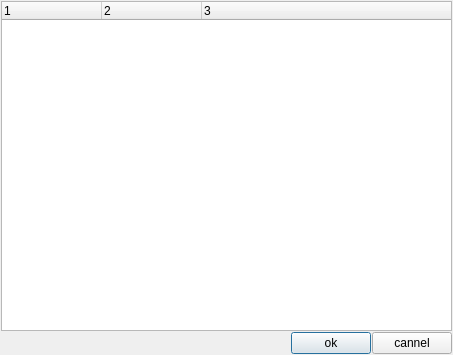
<?xml version="1.0" encoding="UTF-8"?>
<ui version="4.0">
 <class>FCPluginManagerDialog</class>
 <widget class="QDialog" name="FCPluginManagerDialog">
  <property name="geometry">
   <rect>
    <x>0</x>
    <y>0</y>
    <width>453</width>
    <height>355</height>
   </rect>
  </property>
  <property name="windowTitle">
   <string>Dialog</string>
  </property>
  <layout class="QVBoxLayout" name="verticalLayout">
   <property name="spacing">
    <number>1</number>
   </property>
   <property name="leftMargin">
    <number>1</number>
   </property>
   <property name="topMargin">
    <number>1</number>
   </property>
   <property name="rightMargin">
    <number>1</number>
   </property>
   <property name="bottomMargin">
    <number>1</number>
   </property>
   <item>
    <widget class="QTreeWidget" name="treeWidget">
     <property name="columnCount">
      <number>3</number>
     </property>
     <column>
      <property name="text">
       <string notr="true">1</string>
      </property>
     </column>
     <column>
      <property name="text">
       <string notr="true">2</string>
      </property>
     </column>
     <column>
      <property name="text">
       <string notr="true">3</string>
      </property>
     </column>
    </widget>
   </item>
   <item>
    <layout class="QHBoxLayout" name="horizontalLayout">
     <item>
      <spacer name="horizontalSpacer">
       <property name="orientation">
        <enum>Qt::Horizontal</enum>
       </property>
       <property name="sizeHint" stdset="0">
        <size>
         <width>40</width>
         <height>20</height>
        </size>
       </property>
      </spacer>
     </item>
     <item>
      <widget class="QPushButton" name="pushButtonOK">
       <property name="text">
        <string>ok</string>
       </property>
       <property name="default">
        <bool>true</bool>
       </property>
      </widget>
     </item>
     <item>
      <widget class="QPushButton" name="pushButtonCannel">
       <property name="text">
        <string>cannel</string>
       </property>
      </widget>
     </item>
    </layout>
   </item>
  </layout>
 </widget>
 <resources/>
 <connections>
  <connection>
   <sender>pushButtonOK</sender>
   <signal>clicked()</signal>
   <receiver>FCPluginManagerDialog</receiver>
   <slot>accept()</slot>
   <hints>
    <hint type="sourcelabel">
     <x>308</x>
     <y>325</y>
    </hint>
    <hint type="destinationlabel">
     <x>207</x>
     <y>323</y>
    </hint>
   </hints>
  </connection>
  <connection>
   <sender>pushButtonCannel</sender>
   <signal>clicked()</signal>
   <receiver>FCPluginManagerDialog</receiver>
   <slot>reject()</slot>
   <hints>
    <hint type="sourcelabel">
     <x>380</x>
     <y>328</y>
    </hint>
    <hint type="destinationlabel">
     <x>439</x>
     <y>300</y>
    </hint>
   </hints>
  </connection>
 </connections>
</ui>
